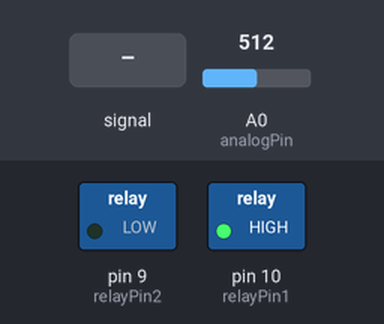
The sketch below on a simulated Arduino Uno, built with avr-gcc and run on an emulated ATmega328P. Parts: switched loads named in the sketch (green lamp = pin HIGH). The test bench sets the inputs (shaded band); at power-on: A0 (analogPin) = 512. What the sketch prints to the serial monitor is not drawn.

Above: at 1.2 s.
1.3 s: A0 (analogPin) fed a 200 Hz sine of ±81 counts around its level
At 2.0 s:
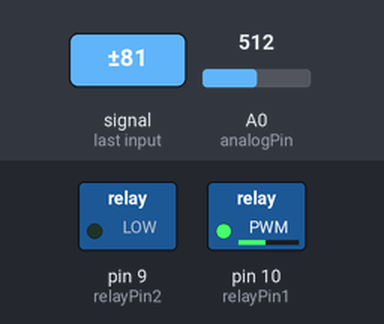
2.8 s: A0 (analogPin) set to 610
At 3.6 s:
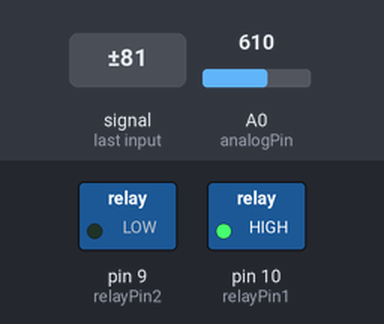
4.3 s: A0 (analogPin) set to 672
5.8 s: A0 (analogPin) set to 698
At 7.3 s:
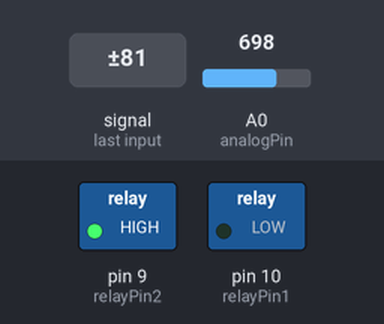
7.6 s: A0 (analogPin) set to 670
At 8.4 s:
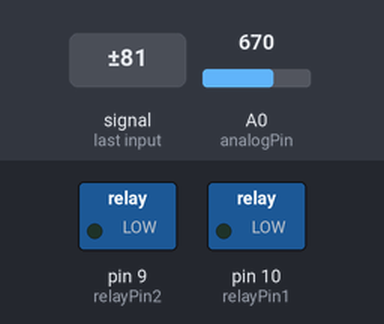
9.1 s: A0 (analogPin) set to 690
At 9.8 s:
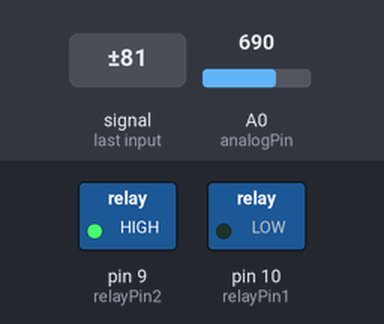
Timing chart, 0 to 11.9 s (numbered marks = the images above; inputs shaded):
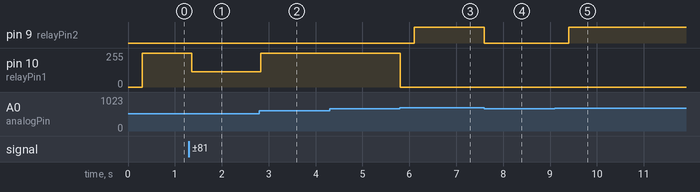

The sketch:

steklo_test2.ino
```cpp
const int analogPin = A0;  // Аналоговый пин, к которому подключены кнопки

const int relayPin1 = 10;   // Пин первого реле
const int relayPin2 = 9;   // Пин второго реле

const unsigned long holdThreshold = 300;  // Порог удержания в миллисекундах (0.3 секунды)

unsigned long pressStartTime1 = 0;  // Время начала нажатия кнопки 1
unsigned long pressStartTime2 = 0;  // Время начала нажатия кнопки 2

int auto1=0;
int auto2=0;

void setup() {
  Serial.begin(115200); // Инициализация последовательной связи для вывода данных
  pinMode(relayPin1, OUTPUT);  // Настройка пина первого реле на выход
  pinMode(relayPin2, OUTPUT);  // Настройка пина второго реле на выход

  digitalWrite(relayPin1, LOW); // Устанавливаем начальное состояние реле 1 (выключенное)
  digitalWrite(relayPin2, LOW); // Устанавливаем начальное состояние реле 2 (выключенное)

  //Serial.println("****");
}

void loop() {
  int buttonState = analogRead(analogPin);  // Считывание состояния кнопок (значение аналогового сигнала)
  Serial.println(buttonState); // Выводим значение аналогового пина в монитор порта


  // Обработка кнопки 1
  if (buttonState >= 500 && buttonState <= 600) { // Диапазон значений для кнопки 1
    if (pressStartTime1 == 0) {
      pressStartTime1 = millis();
    }
    if (millis() - pressStartTime1 >= holdThreshold) {
      auto1=0;
      auto2=0;
      digitalWrite(relayPin2, LOW);
      digitalWrite(relayPin1, HIGH);  // Включаем реле 1 по минусу
    } else {
      auto2=0;
      auto1=1;
      digitalWrite(relayPin1, LOW); // Выключаем реле 1, если нажатие было кратким
    }
  } else {
    pressStartTime1 = 0; // Сбрасываем время начала нажатия, если кнопка не нажата
    if (auto1==1){
    auto2=0;
    digitalWrite(relayPin2, LOW);
    digitalWrite(relayPin1, HIGH);
    } else {
    digitalWrite(relayPin1, LOW); // Выключаем реле 1, если кнопка не нажата
    }
  }

  // Обработка кнопки 2
  if (buttonState >= 680 && buttonState <= 800) { // Диапазон значений для кнопки 2
    if (pressStartTime2 == 0) {
      pressStartTime2 = millis();
    }
    if (millis() - pressStartTime2 >= holdThreshold) {
      auto1=0;
      auto2=0;
      digitalWrite(relayPin1, LOW);
      digitalWrite(relayPin2, HIGH);  // Включаем реле 2 по минусу
    } else {
      auto1=0;
      auto2=1;
      digitalWrite(relayPin2, LOW); // Выключаем реле 2, если нажатие было кратким
    }
  } else {
    pressStartTime2 = 0; // Сбрасываем время начала нажатия, если кнопка не нажата
    if (auto2==1){
    auto1=0;
    digitalWrite(relayPin1, LOW);
    digitalWrite(relayPin2, HIGH);
    } else {
    digitalWrite(relayPin2, LOW); // Выключаем реле 2, если кнопка не нажата
    }
  }

}
```

Measured:
- the behaviour switches between 679 and 680 on A0 (analogPin) (found by bisection; images 2 and 3)
- after the input at 1.3 s, pin 10 (relayPin1): 255/255 → 114/255 after 0.06 s
- after the input at 2.8 s, pin 10 (relayPin1): 114/255 → 255/255 at once
- after the input at 5.8 s, pin 9 (relayPin2): LOW → HIGH after 0.30 s; pin 10 (relayPin1): 255/255 → 0/255 at once
- after the input at 7.6 s, pin 9 (relayPin2): HIGH → LOW at once
- after the input at 9.1 s, pin 9 (relayPin2): LOW → HIGH after 0.30 s
